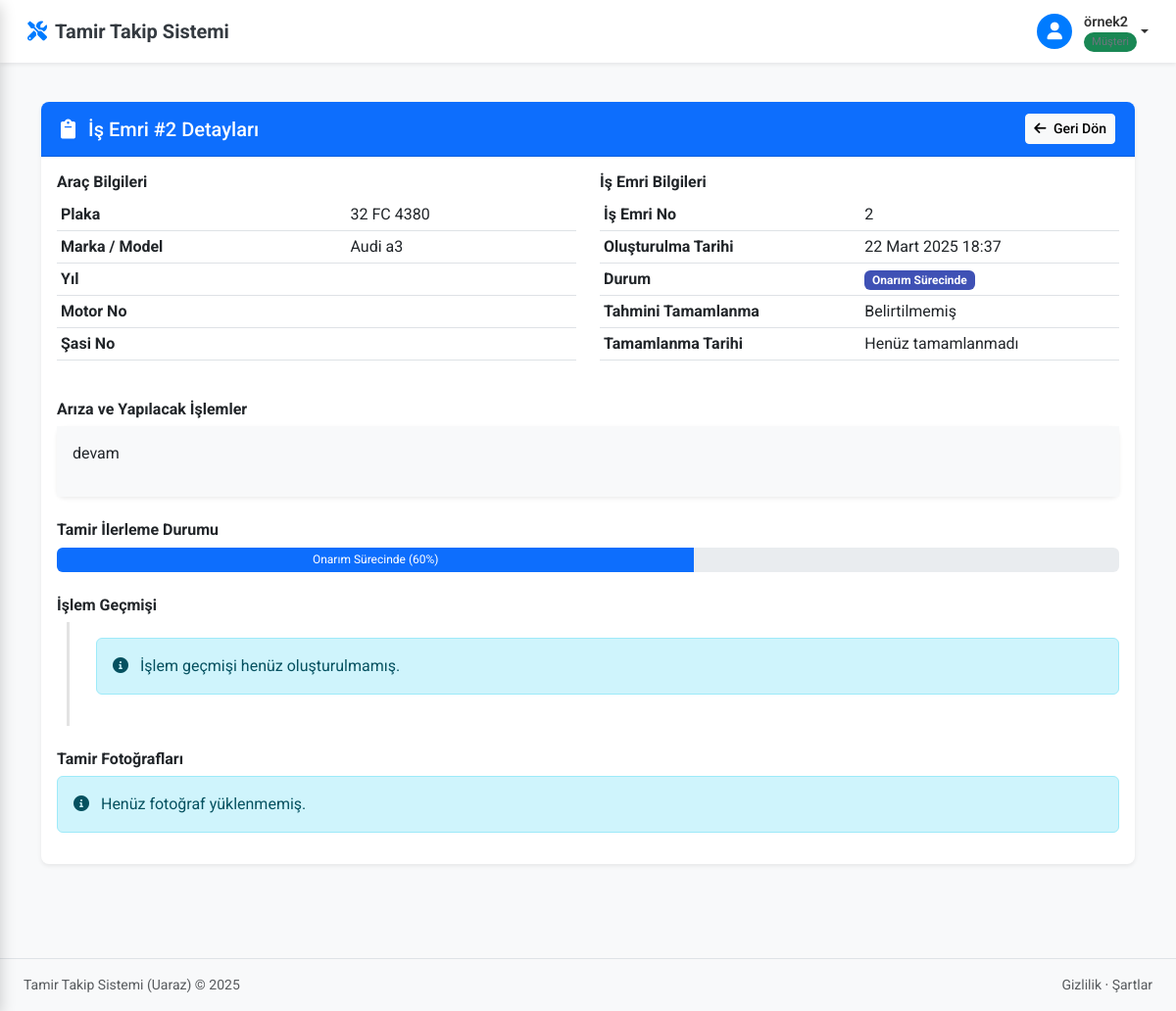
Screenshot of /musteri-portali/isemri/2/ (signed in) with the database file from the repository.
### core/models.py (models this page shows, shortened)
class IsEmri(models.Model):
    DURUM_SECENEKLERI = (
        ('beklemede', 'Beklemede'),
        ('incelemede', 'İncelemede'),
        ('onarim_sureci', 'Onarım Sürecinde'),
        ('test_asamasi', 'Test Aşamasında'),
        ('tamamlandi', 'Tamamlandı'),
        ('iptal_edildi', 'İptal Edildi'),
    )
    ONCELIK_SECENEKLERI = [
        ('normal', 'Normal'),
        ('yuksek', 'Yüksek'),
        ('acil', 'Acil'),
    ]
    arac = models.ForeignKey('Arac', on_delete=models.CASCADE, related_name='isemirleri')
    aciklama = models.TextField()
    durum = models.CharField(max_length=20, choices=DURUM_SECENEKLERI, default='beklemede')
    oncelik = models.CharField(max_length=10, choices=ONCELIK_SECENEKLERI, default='normal')
    teknisyen = models.ForeignKey(User, on_delete=models.SET_NULL, null=True, blank=True)
    baslama_tarihi = models.DateTimeField(
        verbose_name="Başlama Tarihi",
        default=timezone.now
    )
    bitis_tarihi = models.DateTimeField(null=True, blank=True, verbose_name="Bitiş Tarihi")
    olusturma_tarihi = models.DateTimeField(auto_now_add=True, verbose_name="Oluşturma Tarihi")
    yapilan_islemler = models.TextField(blank=True, verbose_name="Yapılan İşlemler")
    kullanilan_parcalar = models.TextField(blank=True, verbose_name="Kullanılan Parçalar")
    toplam_maliyet = models.DecimalField(max_digits=10, decimal_places=2, default=0, verbose_name="Toplam Maliyet")
    kilometre = models.IntegerField(null=True, blank=True, verbose_name="Kilometre")
    notlar = models.TextField(blank=True, verbose_name="Notlar")
    class Meta:
        ordering = ['-baslama_tarihi']
        verbose_name = "İş Emri"
        verbose_name_plural = "İş Emirleri"
    @property
    def durum_renk(self):
        renk_esleme = {
            'beklemede': 'warning',
            'incelemede': 'info',
            'onarim_sureci': 'primary',
            'test_asamasi': 'primary',
            'tamamlandi': 'success',
            'iptal_edildi': 'danger',
        }
        return renk_esleme.get(self.durum, 'secondary')

class Arac(models.Model):
    musteri = models.ForeignKey(Musteri, on_delete=models.CASCADE)
    marka = models.CharField(max_length=100)
    model = models.CharField(max_length=100)
    plaka = models.CharField(max_length=20, unique=True)
    uretim_yili = models.IntegerField()
    uretim_yili = models.IntegerField(default=2000)
    _son_isemri_cache = None
    @property
    def son_isemri(self):
        """Aracın en son iş emrini döndürür"""
        if self._son_isemri_cache is not None:
            return self._son_isemri_cache
        try:
            return self.isemirleri.order_by('-olusturma_tarihi').first()
        except AttributeError:
            try:
                return self.isemri_set.order_by('-olusturma_tarihi').first()
            except:
                return None

### core/views.py (the view)
# urls.py: path('musteri-portali/isemri/<int:isemri_id>/', views.musteri_isemri_detay, name='musteri_isemri_detay'),
@login_required
def musteri_isemri_detay(request, isemri_id):
    isemri = get_object_or_404(IsEmri, pk=isemri_id)
    if isemri.arac.musteri.user != request.user:
        messages.error(request, "Bu iş emrine erişim yetkiniz yok.")
        return redirect('musteri_portal')
    context = {
        'isemri': isemri,
    }
    return render(request, 'core/musteri_isemri_detay.html', context)

### core/templates/core/musteri_isemri_detay.html (shortened to what this page needs)
{% extends 'core/base.html' %}
{% load static %}
{% block content %}
<div class="container py-4">
    <div class="row mb-4">
        <div class="col-12">
            <div class="card shadow-sm">
                <div class="card-header bg-primary text-white d-flex justify-content-between align-items-center">
                    <h5 class="mb-0"><i class="fas fa-clipboard me-2"></i> İş Emri #{{ isemri.id }} Detayları</h5>
                    <a href="{% url 'musteri_portal' %}" class="btn btn-light btn-sm">
                        <i class="fas fa-arrow-left me-1"></i> Geri Dön
                    </a>
                </div>
                <div class="card-body">
                    <div class="row">
                        <div class="col-lg-6">
                            <h6 class="fw-bold">Araç Bilgileri</h6>
                            <table class="table table-sm">
                                <tr>
                                    <th>Plaka</th>
                                    <td>{{ isemri.arac.plaka }}</td>
                                </tr>
                                <tr>
                                    <th>Marka / Model</th>
                                    <td>{{ isemri.arac.marka }} {{ isemri.arac.model }}</td>
                                </tr>
                                <tr>
                                    <th>Yıl</th>
                                    <td>{{ isemri.arac.yil }}</td>
                                </tr>
                                <tr>
                                    <th>Motor No</th>
                                    <td>{{ isemri.arac.motor_no }}</td>
                                </tr>
                                <tr>
                                    <th>Şasi No</th>
                                    <td>{{ isemri.arac.sasi_no }}</td>
                                </tr>
                            </table>
                        </div>
                        <div class="col-lg-6">
                            <h6 class="fw-bold">İş Emri Bilgileri</h6>
                            <table class="table table-sm">
                                <tr>
                                    <th>İş Emri No</th>
                                    <td>{{ isemri.id }}</td>
                                </tr>
                                <tr>
                                    <th>Oluşturulma Tarihi</th>
                                    <td>{{ isemri.olusturma_tarihi }}</td>
                                </tr>
                                <tr>
                                    <th>Durum</th>
                                    <td><span class="badge bg-{{ isemri.durum_renk }}">{{ isemri.get_durum_display }}</span></td>
                                </tr>
                                <tr>
                                    <th>Tahmini Tamamlanma</th>
                                    <td>{{ isemri.tahmini_tamamlanma_tarihi|default:"Belirtilmemiş" }}</td>
                                </tr>
                                <tr>
                                    <th>Tamamlanma Tarihi</th>
                                    <td>{{ isemri.tamamlanma_tarihi|default:"Henüz tamamlanmadı" }}</td>
                                </tr>
                            </table>
                        </div>
                    </div>
                    <div class="mt-4">
                        <h6 class="fw-bold">Arıza ve Yapılacak İşlemler</h6>
                        <div class="card">
                            <div class="card-body bg-light">
                                {{ isemri.aciklama|linebreaks }}
                            </div>
                        </div>
                    </div>
                    <div class="mt-4">
                        <h6 class="fw-bold">Tamir İlerleme Durumu</h6>
                        <div class="progress" style="height: 25px;">
                            {% if isemri.durum == 'beklemede' %}
                            <div class="progress-bar bg-warning" role="progressbar" style="width: 10%;" aria-valuenow="10" aria-valuemin="0" aria-valuemax="100">Beklemede (10%)</div>
                            {% elif isemri.durum == 'incelemede' %}
                            <div class="progress-bar bg-info" role="progressbar" style="width: 30%;" aria-valuenow="30" aria-valuemin="0" aria-valuemax="100">İncelemede (30%)</div>
                            {% elif isemri.durum == 'onarim_sureci' %}
                            <div class="progress-bar bg-primary" role="progressbar" style="width: 60%;" aria-valuenow="60" aria-valuemin="0" aria-valuemax="100">Onarım Sürecinde (60%)</div>
                            {% elif isemri.durum == 'test_asamasi' %}
                            <div class="progress-bar bg-primary" role="progressbar" style="width: 80%;" aria-valuenow="80" aria-valuemin="0" aria-valuemax="100">Test Aşamasında (80%)</div>
                            {% elif isemri.durum == 'tamamlandi' %}
                            <div class="progress-bar bg-success" role="progressbar" style="width: 100%;" aria-valuenow="100" aria-valuemin="0" aria-valuemax="100">Tamamlandı (100%)</div>
                            {% elif isemri.durum == 'iptal_edildi' %}
                            <div class="progress-bar bg-danger" role="progressbar" style="width: 100%;" aria-valuenow="100" aria-valuemin="0" aria-valuemax="100">İptal Edildi</div>
                            {% endif %}
                        </div>
                    </div>
                    <div class="mt-4">
                        <h6 class="fw-bold">İşlem Geçmişi</h6>
                        <div class="timeline">
                            {% for islem in isemri.islemler.all %}
                            <div class="timeline-item">
                                <div class="timeline-point"></div>
                                <div class="timeline-content">
                                    <h6>{{ islem.get_islem_tipi_display }}</h6>
                                    <p class="text-muted small">{{ islem.tarih }}</p>
                                    <p>{{ islem.aciklama }}</p>
                                </div>
                            </div>
                            {% empty %}
                            <div class="alert alert-info">
                                <i class="fas fa-info-circle me-2"></i> İşlem geçmişi henüz oluşturulmamış.
                            </div>
                            {% endfor %}
                        </div>
                    </div>
                    <div class="mt-4">
                        <h6 class="fw-bold">Tamir Fotoğrafları</h6>
                        <div class="row">
                            {% for foto in isemri.fotograflar.all %}
                            <div class="col-md-4 col-lg-3 mb-3">
                                <div class="card">
                                    <img src="{{ foto.fotograf.url }}" class="card-img-top" alt="Tamir fotoğrafı">
                                    <div class="card-body p-2">
                                        <p class="card-text small">{{ foto.aciklama|default:"" }}</p>
                                        <small class="text-muted">{{ foto.yukleme_tarihi|date:"d.m.Y H:i" }}</small>
                                    </div>
                                </div>
                            </div>
                            {% empty %}
                            <div class="col-12">
                                <div class="alert alert-info">
                                    <i class="fas fa-info-circle me-2"></i> Henüz fotoğraf yüklenmemiş.
                                </div>
                            </div>
                            {% endfor %}
                        </div>
                    </div>
                </div>
            </div>
        </div>
    </div>
</div>
{% endblock %}

### core/templates/core/base.html (shortened to what this page needs)
{% load static %}
<!DOCTYPE html>
<html lang="tr">
<head>
    <link href="https://cdn.jsdelivr.net/npm/bootstrap@5.3.0-alpha1/dist/css/bootstrap.min.css" rel="stylesheet">
    <link rel="stylesheet" href="https://cdnjs.cloudflare.com/ajax/libs/font-awesome/6.0.0/css/all.min.css">
    <link rel="stylesheet" href="{% static 'core/css/style.css' %}">
    <link rel="stylesheet" href="{% static 'core/css/musteri_portal.css' %}">
</head>
<body>
    <div class="content-wrapper {% if request.user_agent.is_mobile %}expanded{% endif %}">
        <nav class="navbar navbar-expand-lg navbar-light bg-white fixed-top {% if request.user_agent.is_mobile %}sidebar-collapsed{% endif %}">
            <div class="container-fluid">
                <a class="navbar-brand" href="#">
                    <i class="fas fa-tools me-2"></i>
                    <span class="fw-bold">Tamir Takip Sistemi</span>
                </a>
                <div class="d-flex align-items-center">
                    {% if user.is_authenticated %}
                    <div class="user-menu dropdown">
                        <a href="#" class="dropdown-toggle" id="userDropdown">
                            <div class="user-image">
                                <i class="fas fa-user"></i>
                            </div>
                            <div class="user-info d-none d-sm-flex">
                                <span class="user-name">{{ user.username }}</span>
                                <span class="user-role">
                                    {% if user.profile.user_type == 'tamirci' %}
                                    <span class="user-badge bg-primary">Tamirci</span>
                                    {% else %}
                                    <span class="user-badge bg-success">Müşteri</span>
                                    {% endif %}
                                </span>
                            </div>
                        </a>
                    </div>
                    {% endif %}
                </div>
            </div>
        </nav>
        <main class="py-4">
            <div class="container-fluid px-4">
                {% block content %}{% endblock %}
            </div>
        </main>
        <footer class="bg-light py-3 mt-auto border-top">
            <div class="container-fluid px-4">
                <div class="d-flex align-items-center justify-content-between small">
                    <div class="text-muted">Tamir Takip Sistemi (Uaraz) &copy; 2025</div>
                    <div>
                        <a href="#" class="text-decoration-none text-muted">Gizlilik</a>
                        &middot;
                        <a href="#" class="text-decoration-none text-muted">Şartlar</a>
                    </div>
                </div>
            </div>
        </footer>
    </div>
</body>
</html>

### rows the page displays
IsEmri: id "2", arac.plaka "32 FC 4380", arac.marka "Audi", arac.model "a3", olusturma_tarihi "22 Mart 2025 18:37", durum "Onarım Sürecinde", aciklama "devam"

### other values shown
{{ user.username }} "örnek2"
{{ isemri.tahmini_tamamlanma_tarihi|default:"Belirtilmemiş" }} "Belirtilmemiş"
{{ isemri.tamamlanma_tarihi|default:"Henüz tamamlanmadı" }} "Henüz tamamlanmadı"
